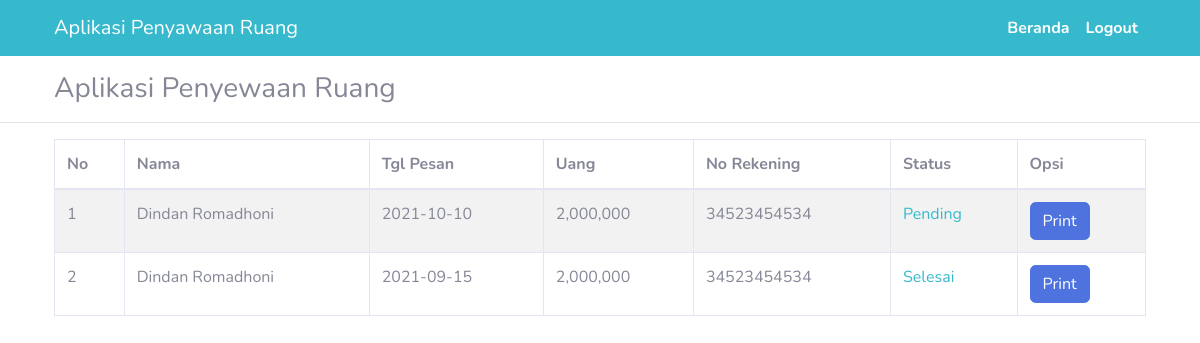
The page /data_pelunasan.php (signed in) on the database its author committed.
### tables this page shows
CREATE TABLE `pesan` (
  `no_pesan` int(11) NOT NULL,
  `id_user` int(11) NOT NULL,
  `tgl_pesan` date NOT NULL,
  `uang` varchar(20) NOT NULL,
  `no_rekening` varchar(30) NOT NULL,
  `status` enum('0','1') NOT NULL
);

CREATE TABLE `user` (
  `id_user` int(11) NOT NULL,
  `nama_user` varchar(100) NOT NULL,
  `alamat_user` varchar(100) NOT NULL,
  `tlp_user` varchar(15) NOT NULL,
  `email_user` varchar(50) NOT NULL,
  `password` varchar(20) NOT NULL,
  `komunitas` varchar(100) NOT NULL,
  `alamat_komunitas` varchar(100) NOT NULL,
  `tlp_komunitas` varchar(15) NOT NULL,
  `email_komunitas` varchar(50) NOT NULL
);

### data_pelunasan.php (the view, shortened to what this page needs)
<!doctype html>
 <html lang="en">
   <head>
     <link rel="stylesheet" href="https://cdn.jsdelivr.net/npm/bootstrap@4.6.0/dist/css/bootstrap.min.css">
     <link href="assets/vendor/fontawesome-free/css/all.min.css" rel="stylesheet" type="text/css">
     <link href="../../assets/css/sb-admin-2.min.css" rel="stylesheet">
   </head>
   <body>
   <nav class="navbar navbar-expand-lg navbar-dark bg-info">
     <div class="container">
   <a class="navbar-brand" href="beranda.php">Aplikasi Penyawaan Ruang</a>
   <div class="collapse navbar-collapse" id="navbarNavAltMarkup">
     <div class="navbar-nav ml-auto">
       <strong><a class="nav-link active" href="beranda.php">Beranda</a></strong>
       <strong><a class="nav-link active" href="logout.php">Logout</a></strong>
     </div>
     </div>
   </div>
 </nav>
         <div class="container">
         <h3 class="mt-3">Aplikasi Penyewaan Ruang</h3>
       </div>
       <hr>
       <div class="container">
   <table id="example1" class="table table-bordered table-striped">
                         <thead>
                         <tr>
                             <th>No</th>
                             <th>Nama</th>
                             <th>Tgl Pesan</th>
                             <th>Uang</th>
                             <th>No Rekening</th>
                             <th>Status</th>
                             <th>Opsi</th>
                         </tr>
                         </thead>
                         <tbody>
                         <?php
                         include'koneksi.php';
                             $no = 1;
                             $data = mysqli_query($koneksi,"SELECT * FROM pesan LEFT JOIN user USING (id_user) ORDER BY no_pesan DESC");
                             while ($d = mysqli_fetch_array($data)) {
                         ?>
                         <tr>
                             <td><?php echo $no++;?></td>
                             <td><?php echo $d['nama_user'];?></td>
                             <td><?php echo $d['tgl_pesan'];?></td>
                             <td><?php echo number_format($d['uang']) ;?></td>
                             <td><?php echo $d['no_rekening'];?></td>
                             <td class="text-info"><?php echo ($d['status'] == 0)? 'Pending':'Selesai';?></td>
                             <td><a href="cetakk_pelunasan.php?id=<?php echo $d['no_pesan']; ?>" class="btn btn-primary">Print</a></td>
                         </tr>
                         <?php
                             }
                         ?>
                         </tbody>
                     </table>
   </div>
   </body>
 </html>

### rows shown on the page
pesan: id_user.nama_user "Dindan Romadhoni", tgl_pesan "2021-10-10", uang "2,000,000", no_rekening "34523454534", status "Pending"
pesan: id_user.nama_user "Dindan Romadhoni", tgl_pesan "2021-09-15", uang "2,000,000", no_rekening "34523454534", status "Selesai"
